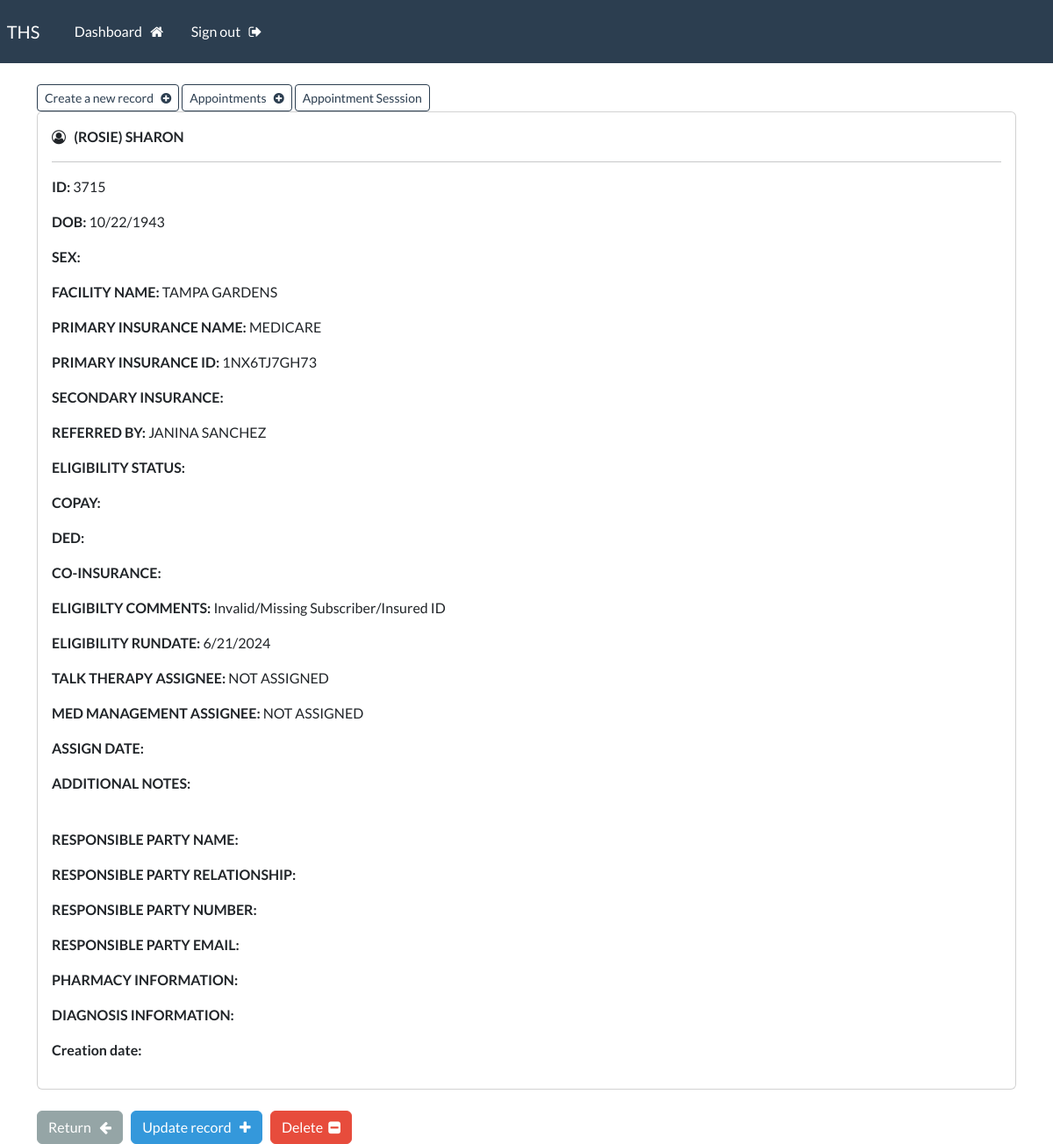
/record/3715 (signed in), run on the app's committed database.
### webapp/models.py (models this page shows, shortened)
class Record(models.Model):
    first_name = models.CharField(max_length=100)
    last_name = models.CharField(max_length=100)
    ssn = models.CharField(max_length=125, default= '')
    dob = models.CharField(max_length=125, default= '')
    facility_name = models.CharField(max_length=125, default= '')
    sex = models.CharField(max_length=6, default= '')
    status = models.CharField(max_length=10, default='')
    primary_insurance_name =models.CharField(max_length=100, default='')
    primary_insurance = models.CharField(max_length=100, default='')
    secondary_insurance = models.CharField(max_length=100, default ='')
    eligibility_status = models.CharField(max_length=100 , default='')
    copay = models.CharField(max_length=4, default='')
    ded = models.CharField(max_length=4, default='')
    coinsurance = models.CharField(max_length=4, default='')
    referred_by =models.CharField(max_length=100, default='')
    eligibility_comments = models.CharField(max_length=500, default='')
    eligibility_rundate = models.CharField(max_length=500, default='')
    talk_therapy_doc_name = models.CharField(max_length=100, default='')
    med_management_doc_name = models.CharField(max_length=100, default='')
    assign_date = models.CharField(max_length=100, default='')
    additional_notes = models.CharField(max_length=100, default= '')
    responsible_party_name = models.CharField(max_length=100, default ='')
    responsible_party_relationaship = models.CharField(max_length=100, default ='')
    responsible_party_Number = models.CharField(max_length=100, default ='')
    responsible_party_Email = models.CharField(max_length=100, default ='')
    pharmacy_information = models.CharField(max_length=100, default ='')
    diagnosis_information = models.TextField(max_length=100, default ='')

### webapp/views.py (the view)
# urls.py: path('record/<int:pk>', views.singular_record, name="record"),
@login_required(login_url='my-login')
def singular_record(request, pk):
    all_records = Record.objects.get(id=pk)
    context = {'record':all_records}
    return render(request, 'webapp/view-record.html', context=context)

### webapp/templates/webapp/view-record.html (shortened to what this page needs)
{% extends 'webapp/base.html' %}
{% block content %}
<a class="btn btn-outline-primary btn-sm" href="{% url 'create-record' %}">
    Create a new record &nbsp; <i class="fa fa-plus-circle" aria-hidden="true"></i>
</a>
<a class="btn btn-outline-primary btn-sm" href="{% url 'appointmentSession' %}">
    Appointments &nbsp; <i class="fa fa-plus-circle" aria-hidden="true"></i>
</a>
<a class="btn btn-outline-primary btn-sm" href="{% url 'record' record.id %}"> Appointment Sesssion </a>
    <div class="card">
        <div class="card-body">
            <i class="fa fa-user-circle-o" aria-hidden="true"></i> &nbsp;
            <strong>
                {{record.last_name|upper}}
                {{record.first_name}}
            </strong>
            <hr>
            <p> <strong> ID: </strong> {{record.id}} </p>
            <p> <strong> DOB: </strong> {{record.dob}} </p>
            <p> <strong> SEX: </strong> {{record.sex}} </p>
            <p> <strong> FACILITY NAME: </strong> {{record.facility_name}} </p>
            <p> <strong> PRIMARY INSURANCE NAME: </strong> {{record.primary_insurance_name}} </p>
            <p> <strong> PRIMARY INSURANCE ID: </strong> {{record.primary_insurance}} </p>
            <p> <strong> SECONDARY INSURANCE: </strong> {{record.secondary_insurance}} </p>
            <p> <strong> REFERRED BY: </strong> {{record.referred_by}} </p>
            <p> <strong> ELIGIBILITY STATUS: </strong> {{record.eligibility_status}} </p>
            <p> <strong> COPAY: </strong> {{record.copay}} </p>
            <p> <strong> DED: </strong> {{record.ded}} </p>
            <p> <strong> CO-INSURANCE: </strong> {{record.coinsurance}} </p>
            <p> <strong> ELIGIBILTY COMMENTS: </strong> {{record.eligibility_comments}} </p>
            <p> <strong> ELIGIBILITY RUNDATE: </strong> {{record.eligibility_rundate}} </p>
            <p> <strong> TALK THERAPY ASSIGNEE: </strong> {{record.talk_therapy_doc_name}} </p>
            <p> <strong> MED MANAGEMENT ASSIGNEE: </strong> {{record.med_management_doc_name}} </p>
            <p> <strong> ASSIGN DATE: </strong> {{record.assign_data}} </p>
            <p> <strong> ADDITIONAL NOTES: </strong> {{record.additional_notes}} </p>
            <br>
            <p> <strong> RESPONSIBLE PARTY NAME: </strong> {{record.responsible_party_name}} </p>
            <p> <strong> RESPONSIBLE PARTY RELATIONSHIP: </strong> {{record.responsible_party_relationaship}} </p>
            <p> <strong> RESPONSIBLE PARTY NUMBER: </strong> {{record.responsible_party_Number}} </p>
            <p> <strong> RESPONSIBLE PARTY EMAIL: </strong> {{record.responsible_party_Email}} </p>
            <p> <strong> PHARMACY INFORMATION: </strong> {{record.pharmacy_information}} </p>
            <p> <strong> DIAGNOSIS INFORMATION: </strong> {{record.diagnosis_information}} </p>
            <p> <strong> Creation date: </strong> {{record.creation_date}} </p>
        </div>
    </div>
    <br>
    <a href="{% url 'dashboard' %}" class="btn btn-secondary"> Return &nbsp; <i class="fa fa-arrow-left" aria-hidden="true"></i> </a>
    <a href="{% url 'update-record' record.id %}" class="btn btn-info"> Update record &nbsp; <i class="fa fa-plus" aria-hidden="true"></i> </a>
    <a href="{% url 'delete-record' record.id %}" class="btn btn-danger"> Delete &nbsp;<i class="fa fa-minus-square" aria-hidden="true"></i> </a>
{% endblock %}

### data on the page
Record: last_name "(ROSIE)", first_name "SHARON", id "3715", dob "10/22/1943", facility_name "TAMPA GARDENS", primary_insurance_name "MEDICARE", primary_insurance "1NX6TJ7GH73", referred_by "JANINA SANCHEZ", eligibility_comments "Invalid/Missing Subscriber/Insured ID", eligibility_rundate "6/21/2024", talk_therapy_doc_name "NOT ASSIGNED", med_management_doc_name "NOT ASSIGNED"
